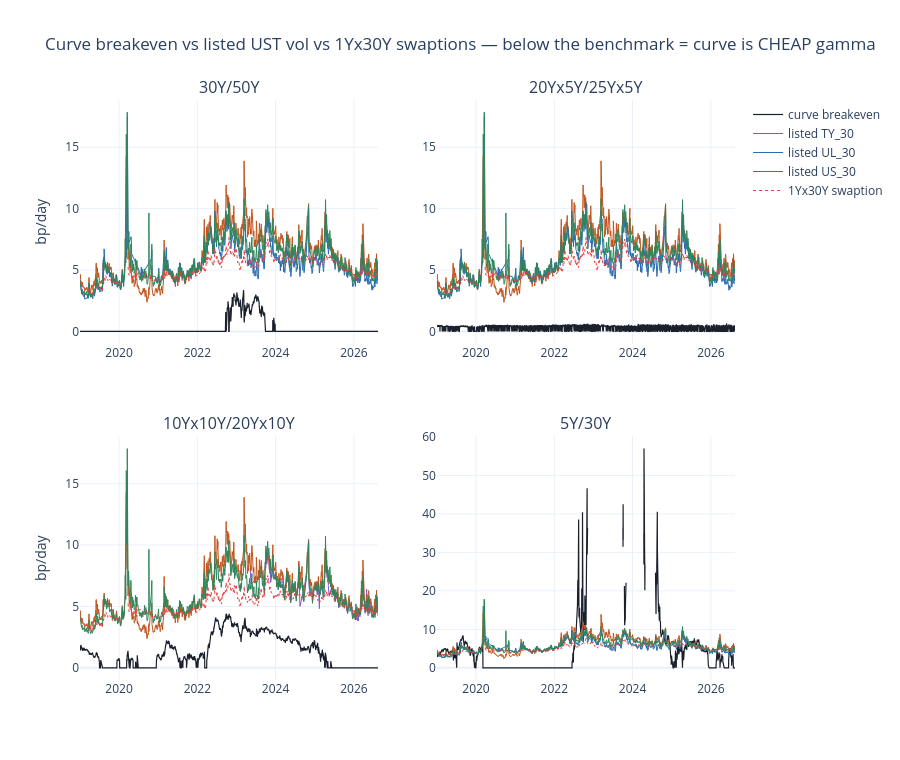

Here is the notebook cell this chart was saved with:
### Code cell
fig = make_subplots(rows=2, cols=2, vertical_spacing=0.16, horizontal_spacing=0.09,
                    subplot_titles=[lab for lab, _, _ in CFG.longend_structures])
_pos = {lab: (i // 2 + 1, i % 2 + 1) for i, (lab, _, _) in enumerate(CFG.longend_structures)}
_col = {"UL": "#2b6cb0", "US": "#2f855a", "TN": "#805ad5", "TY": "#c05621"}
_pr = PANEL.reset_index()
for lab, _, _ in CFG.longend_structures:
    r, c = _pos[lab]
    g = _pr[(_pr.structure == lab) & (_pr.listed_cm_days == 30)]
    _be = g.drop_duplicates("date").set_index("date")["breakeven_vol_bp_day"].replace(
        [np.inf, -np.inf], np.nan)
    fig.add_trace(go.Scatter(x=_be.index, y=_be, name="curve breakeven",
                             line=dict(color="#1a202c", width=1.2),
                             showlegend=(lab == CFG.longend_structures[0][0])), row=r, col=c)
    for root in sorted(g.listed_root.unique()):
        h = g[g.listed_root == root].set_index("date")["listed_atm_bp_day"]
        fig.add_trace(go.Scatter(x=h.index, y=h, name=f"listed {root}_30",
                                 line=dict(color=_col.get(root, "#888"), width=1),
                                 showlegend=(lab == CFG.longend_structures[0][0])), row=r, col=c)
    _o = g.drop_duplicates("date").set_index("date")["otc_atmf_bp_day"]
    fig.add_trace(go.Scatter(x=_o.index, y=_o, name="1Yx30Y swaption",
                             line=dict(color="#e53e3e", width=1, dash="dot"),
                             showlegend=(lab == CFG.longend_structures[0][0])), row=r, col=c)
    fig.update_yaxes(title_text="bp/day" if c == 1 else None, row=r, col=c)
fig.update_layout(height=760, template="plotly_white",
                  title="Curve breakeven vs listed UST vol vs 1Yx30Y swaptions — "
                        "below the benchmark = curve is CHEAP gamma")
fig.show()

### Figure 1 — Plotly figure (JSON) as saved in the notebook; plotly's stock layout.template omitted (floating-point values rounded to 4 significant figures; data arrays with more than 128 entries replaced by an {"elided": "..."} marker saying what was removed)
{"data": [{"line": {"color": "#1a202c", "width": 1.2}, "name": "curve breakeven", "showlegend": true, "type": "scatter", "x": {"elided": "1901 str values"}, "xaxis": "x", "y": {"elided": "1901 float values"}, "yaxis": "y"}, {"line": {"color": "#c05621", "width": 1}, "name": "listed TY_30", "showlegend": true, "type": "scatter", "x": {"elided": "1901 str values"}, "xaxis": "x", "y": {"elided": "1901 float values"}, "yaxis": "y"}, {"line": {"color": "#2b6cb0", "width": 1}, "name": "listed UL_30", "showlegend": true, "type": "scatter", "x": {"elided": "1648 str values"}, "xaxis": "x", "y": {"elided": "1648 float values"}, "yaxis": "y"}, {"line": {"color": "#2f855a", "width": 1}, "name": "listed US_30", "showlegend": true, "type": "scatter", "x": {"elided": "1901 str values"}, "xaxis": "x", "y": {"elided": "1901 float values"}, "yaxis": "y"}, {"line": {"color": "#e53e3e", "dash": "dot", "width": 1}, "name": "1Yx30Y swaption", "showlegend": true, "type": "scatter", "x": {"elided": "1901 str values"}, "xaxis": "x", "y": {"elided": "1901 float values"}, "yaxis": "y"}, {"line": {"color": "#1a202c", "width": 1.2}, "name": "curve breakeven", "showlegend": false, "type": "scatter", "x": {"elided": "1901 str values"}, "xaxis": "x2", "y": {"elided": "1901 float values"}, "yaxis": "y2"}, {"line": {"color": "#c05621", "width": 1}, "name": "listed TY_30", "showlegend": false, "type": "scatter", "x": {"elided": "1901 str values"}, "xaxis": "x2", "y": {"elided": "1901 float values"}, "yaxis": "y2"}, {"line": {"color": "#2b6cb0", "width": 1}, "name": "listed UL_30", "showlegend": false, "type": "scatter", "x": {"elided": "1648 str values"}, "xaxis": "x2", "y": {"elided": "1648 float values"}, "yaxis": "y2"}, {"line": {"color": "#2f855a", "width": 1}, "name": "listed US_30", "showlegend": false, "type": "scatter", "x": {"elided": "1901 str values"}, "xaxis": "x2", "y": {"elided": "1901 float values"}, "yaxis": "y2"}, {"line": {"color": "#e53e3e", "dash": "dot", "width": 1}, "name": "1Yx30Y swaption", "showlegend": false, "type": "scatter", "x": {"elided": "1901 str values"}, "xaxis": "x2", "y": {"elided": "1901 float values"}, "yaxis": "y2"}, {"line": {"color": "#1a202c", "width": 1.2}, "name": "curve breakeven", "showlegend": false, "type": "scatter", "x": {"elided": "1901 str values"}, "xaxis": "x3", "y": {"elided": "1901 float values"}, "yaxis": "y3"}, {"line": {"color": "#805ad5", "width": 1}, "name": "listed TN_30", "showlegend": false, "type": "scatter", "x": {"elided": "633 str values"}, "xaxis": "x3", "y": {"elided": "633 float values"}, "yaxis": "y3"}, {"line": {"color": "#c05621", "width": 1}, "name": "listed TY_30", "showlegend": false, "type": "scatter", "x": {"elided": "1901 str values"}, "xaxis": "x3", "y": {"elided": "1901 float values"}, "yaxis": "y3"}, {"line": {"color": "#2f855a", "width": 1}, "name": "listed US_30", "showlegend": false, "type": "scatter", "x": {"elided": "1901 str values"}, "xaxis": "x3", "y": {"elided": "1901 float values"}, "yaxis": "y3"}, {"line": {"color": "#e53e3e", "dash": "dot", "width": 1}, "name": "1Yx30Y swaption", "showlegend": false, "type": "scatter", "x": {"elided": "1901 str values"}, "xaxis": "x3", "y": {"elided": "1901 float values"}, "yaxis": "y3"}, {"line": {"color": "#1a202c", "width": 1.2}, "name": "curve breakeven", "showlegend": false, "type": "scatter", "x": {"elided": "1901 str values"}, "xaxis": "x4", "y": {"elided": "1901 float values"}, "yaxis": "y4"}, {"line": {"color": "#c05621", "width": 1}, "name": "listed TY_30", "showlegend": false, "type": "scatter", "x": {"elided": "1901 str values"}, "xaxis": "x4", "y": {"elided": "1901 float values"}, "yaxis": "y4"}, {"line": {"color": "#2b6cb0", "width": 1}, "name": "listed UL_30", "showlegend": false, "type": "scatter", "x": {"elided": "1648 str values"}, "xaxis": "x4", "y": {"elided": "1648 float values"}, "yaxis": "y4"}, {"line": {"color": "#2f855a", "width": 1}, "name": "listed US_30", "showlegend": false, "type": "scatter", "x": {"elided": "1901 str values"}, "xaxis": "x4", "y": {"elided": "1901 float values"}, "yaxis": "y4"}, {"line": {"color": "#e53e3e", "dash": "dot", "width": 1}, "name": "1Yx30Y swaption", "showlegend": false, "type": "scatter", "x": {"elided": "1901 str values"}, "xaxis": "x4", "y": {"elided": "1901 float values"}, "yaxis": "y4"}], "layout": {"annotations": [{"font": {"size": 16}, "showarrow": false, "text": "30Y/50Y", "x": 0.2275, "xanchor": "center", "xref": "paper", "y": 1.0, "yanchor": "bottom", "yref": "paper"}, {"font": {"size": 16}, "showarrow": false, "text": "20Yx5Y/25Yx5Y", "x": 0.7725, "xanchor": "center", "xref": "paper", "y": 1.0, "yanchor": "bottom", "yref": "paper"}, {"font": {"size": 16}, "showarrow": false, "text": "10Yx10Y/20Yx10Y", "x": 0.2275, "xanchor": "center", "xref": "paper", "y": 0.42, "yanchor": "bottom", "yref": "paper"}, {"font": {"size": 16}, "showarrow": false, "text": "5Y/30Y", "x": 0.7725, "xanchor": "center", "xref": "paper", "y": 0.42, "yanchor": "bottom", "yref": "paper"}], "height": 760, "title": {"text": "Curve breakeven vs listed UST vol vs 1Yx30Y swaptions — below the benchmark = curve is CHEAP gamma"}, "xaxis": {"anchor": "y", "domain": [0.0, 0.455]}, "xaxis2": {"anchor": "y2", "domain": [0.545, 1.0]}, "xaxis3": {"anchor": "y3", "domain": [0.0, 0.455]}, "xaxis4": {"anchor": "y4", "domain": [0.545, 1.0]}, "yaxis": {"anchor": "x", "domain": [0.58, 1.0], "title": {"text": "bp/day"}}, "yaxis2": {"anchor": "x2", "domain": [0.58, 1.0]}, "yaxis3": {"anchor": "x3", "domain": [0.0, 0.42], "title": {"text": "bp/day"}}, "yaxis4": {"anchor": "x4", "domain": [0.0, 0.42]}}}
